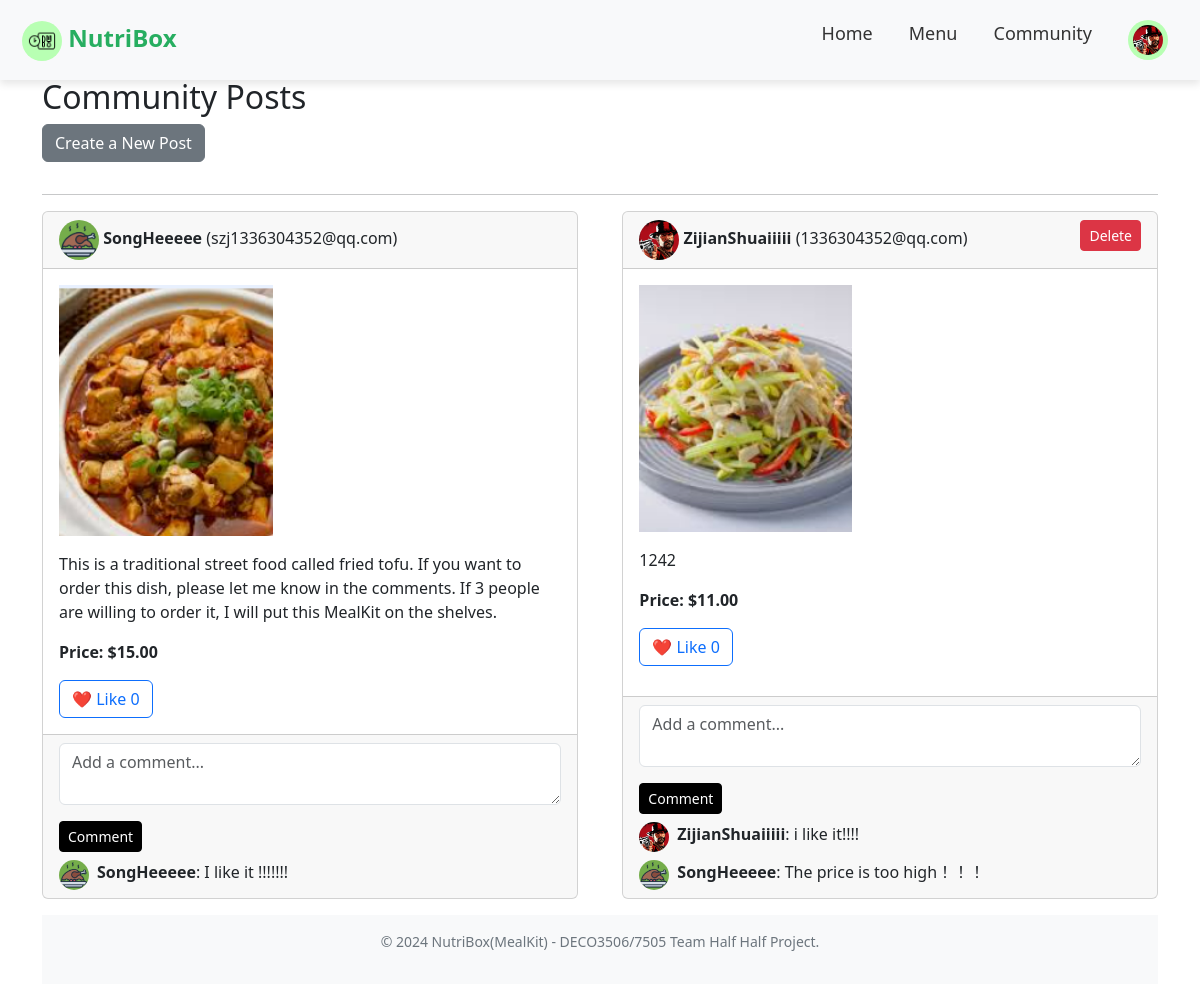
/pages/community.php (signed in), run on the app's committed database.
### tables this page shows
CREATE TABLE IF NOT EXISTS `posts` (
  `id` int NOT NULL AUTO_INCREMENT,
  `user_id` int DEFAULT NULL,
  `mealkit_id` int DEFAULT NULL,
  `mealkit_image` varchar(255) DEFAULT NULL,
  `mealkit_description` text,
  `price` decimal(10,2) DEFAULT NULL,
  `created_at` timestamp NULL DEFAULT CURRENT_TIMESTAMP,
  PRIMARY KEY (`id`),
  KEY `user_id` (`user_id`),
  KEY `mealkit_id` (`mealkit_id`)
);

CREATE TABLE IF NOT EXISTS `users` (
  `id` int NOT NULL AUTO_INCREMENT,
  `nickname` varchar(100) NOT NULL,
  `email` varchar(100) NOT NULL,
  `password` varchar(255) NOT NULL,
  `avatar` varchar(255) DEFAULT 'DefaultUser.png',
  `created_at` timestamp NULL DEFAULT CURRENT_TIMESTAMP,
  PRIMARY KEY (`id`),
  UNIQUE KEY `email` (`email`)
);

CREATE TABLE IF NOT EXISTS `comments` (
  `id` int NOT NULL AUTO_INCREMENT,
  `user_id` int DEFAULT NULL,
  `post_id` int DEFAULT NULL,
  `comment` text,
  `created_at` timestamp NULL DEFAULT CURRENT_TIMESTAMP,
  PRIMARY KEY (`id`),
  KEY `user_id` (`user_id`),
  KEY `post_id` (`post_id`)
);

### pages/community.php (the view, shortened to what this page needs)
<?php
include('../includes/db.php');
$user_id = $_SESSION['user_id'];
$sql_posts = "SELECT posts.*, users.nickname, users.avatar, users.email
              FROM posts JOIN users ON posts.user_id = users.id ORDER BY posts.created_at DESC";
$posts_result = $conn->query($sql_posts);
?>
<!DOCTYPE html>
<html lang="en">
<head>
    <link href="https://cdn.jsdelivr.net/npm/bootstrap@5.3.0/dist/css/bootstrap.min.css" rel="stylesheet">
    <link href="/nutribox/assets/css/style.css" rel="stylesheet">
</head>
<body>
<?php include('../components/navbar.php'); ?>
<div class="container mt-5">
    <h2>Community Posts</h2>
    <button class="btn btn-secondary mb-3" type="button" data-bs-toggle="collapse" data-bs-target="#postForm" aria-expanded="false" aria-controls="postForm">
        Create a New Post
    </button>
    <hr>
    <div class="d-flex flex-wrap justify-content-between">
        <?php while ($post = $posts_result->fetch_assoc()) : ?>
            <div class="card mb-3" style="width: 48%;">
                <div class="card-header d-flex justify-content-between">
                    <div>
                        <img src="<?php echo $post['avatar']; ?>" alt="User Avatar" class="rounded-circle" width="40" height="40">
                        <strong><?php echo htmlspecialchars($post['nickname']); ?></strong> (<?php echo htmlspecialchars($post['email']); ?>)
                    </div>
                    <?php if ($post['user_id'] == $user_id) : ?>
                        <form action="delete_post.php" method="POST" class="float-end" onsubmit="return confirm('Are you sure you want to delete this post?');">
                            <button type="submit" class="btn btn-danger btn-sm">Delete</button>
                        </form>
                    <?php endif; ?>
                </div>
                <div class="card-body">
                    <img src="<?php echo $post['mealkit_image']; ?>" class="img-fluid mb-3" alt="MealKit Image">
                    <p><?php echo htmlspecialchars($post['mealkit_description']); ?></p>
                    <p><strong>Price: $<?php echo htmlspecialchars($post['price']); ?></strong></p>
                    <button class="btn btn-outline-primary like-btn" data-post-id="<?php echo $post['id']; ?>">
                        ❤️ Like <span id="like-count-<?php echo $post['id']; ?>">0</span>
                    </button>
                </div>
                <div class="card-footer">
                    <form action="add_comment.php" method="POST">
                        <div class="mb-3">
                            <textarea class="form-control" name="comment" placeholder="Add a comment..." required></textarea>
                        </div>
                        <button type="submit" class="btn btn-sm btn-primary">Comment</button>
                    </form>
                    <div id="comments-section-<?php echo $post['id']; ?>">
                        <?php
                        $sql_comments = "SELECT comments.*, users.nickname, users.avatar
                                        FROM comments JOIN users ON comments.user_id = users.id
                                        WHERE comments.post_id = ? ORDER BY comments.created_at ASC";
                        $stmt_comments = $conn->prepare($sql_comments);
                        $stmt_comments->bind_param('i', $post['id']);
                        $stmt_comments->execute();
                        $comments_result = $stmt_comments->get_result();
                        while ($comment = $comments_result->fetch_assoc()) :
                        ?>
                            <div class="d-flex mt-2">
                                <img src="<?php echo $comment['avatar']; ?>" alt="Avatar" class="rounded-circle" width="30" height="30">
                                <div class="ms-2">
                                    <strong><?php echo htmlspecialchars($comment['nickname']); ?></strong>:
                                    <?php echo htmlspecialchars($comment['comment']); ?>
                                </div>
                            </div>
                        <?php endwhile; ?>
                    </div>
                </div>
            </div>
        <?php endwhile; ?>
    </div>
<?php include('../components/footer.php'); ?>
</body>
</html>

### components/navbar.php (shortened to what this page needs)
<?php
$avatar = isset($_SESSION['user_avatar']) ? $_SESSION['user_avatar'] : '/nutribox/assets/images/DefaultUser.png';
?>
<!DOCTYPE html>
<html lang="en">
<head>
</head>
<nav class="navbar navbar-light bg-light">
  <div class="container-fluid">
    <a class="navbar-brand" href="/nutribox/index.php">
      <img src="/nutribox/assets/images/logo.png" alt="NutriBox" width="40" height="40" class="d-inline-block align-text-top">
      NutriBox
    </a>
    <ul class="navbar-nav d-flex flex-row">
      <li class="nav-item me-3">
        <a class="nav-link" href="/nutribox/index.php">Home</a>
      </li>
      <li class="nav-item me-3">
        <a class="nav-link" href="/nutribox/pages/menu.php">Menu</a>
      </li>
      <li class="nav-item me-3">
        <a class="nav-link" href="/nutribox/pages/community.php">Community</a>
      </li>
      <li class="nav-item">
        <a class="nav-link" href="/nutribox/pages/userinfo.php">
          <img src="<?php echo $avatar; ?>" alt="User" width="40" height="40" class="user-icon">
        </a>
      </li>
    </ul>
  </div>
</nav>

### components/footer.php
<footer class="bg-light text-center p-3">
  <p>© 2024 NutriBox(MealKit) - DECO3506/7505 Team Half Half Project.</p>
</footer>

### assets/css/style.css (style rules this page uses)
.navbar { background-color: #fff; padding: 10px 10px; box-shadow: 0 4px 8px rgba(0, 0, 0, 0.1); position: fixed; top: 0; width: 100%; z-index: 1000; }
.navbar-brand img { border-radius: 50%; background-color: #b8ffb3; padding: 5px; }
.navbar-brand { font-size: 24px; font-weight: bold; color: #27ae60; }
.nav-link { font-size: 18px; color: #333; padding: 10px; transition: background-color 0.3s ease; border-radius: 5px; }
body { padding-top: 30px; }
.user-icon { border-radius: 50%; background-color: #b8ffb3; padding: 5px; }
html, body { height: 100%; margin: 0; display: flex; flex-direction: column; }
.container { flex: 1; }
footer { background-color: #f8f9fa; font-size: 14px; color: #6c757d; text-align: center; padding: 10px 0; position: relative; bottom: 0; width: 100%; }
.btn-primary { background-color: #000 !important; border-color: #000 !important; color: #fff !important; }
.card { transition: transform 0.3s ease, box-shadow 0.3s ease; overflow: hidden; }

### data on the page
posts: user.avatar (picture), user.nickname "SongHeeeee", user.email "szj1336304352@qq.com", mealkit_image (picture), mealkit_description "This is a traditional street food called fried tofu. If you want to order this dish, please let me know in the comments. If 3 people are willing to order it, I will put this MealKit on the shelves.", price "15.00"
comments: user.avatar (picture), user.nickname "SongHeeeee", comment "I like it !!!!!!!"
posts: user.avatar (picture), user.nickname "ZijianShuaiiiii", user.email "1336304352@qq.com", mealkit_image (picture), mealkit_description "1242", price "11.00"
comments: user.avatar (picture), user.nickname "ZijianShuaiiiii", comment "i like it!!!!"
comments: user.avatar (picture), user.nickname "SongHeeeee", comment "The price is too high！！！"
